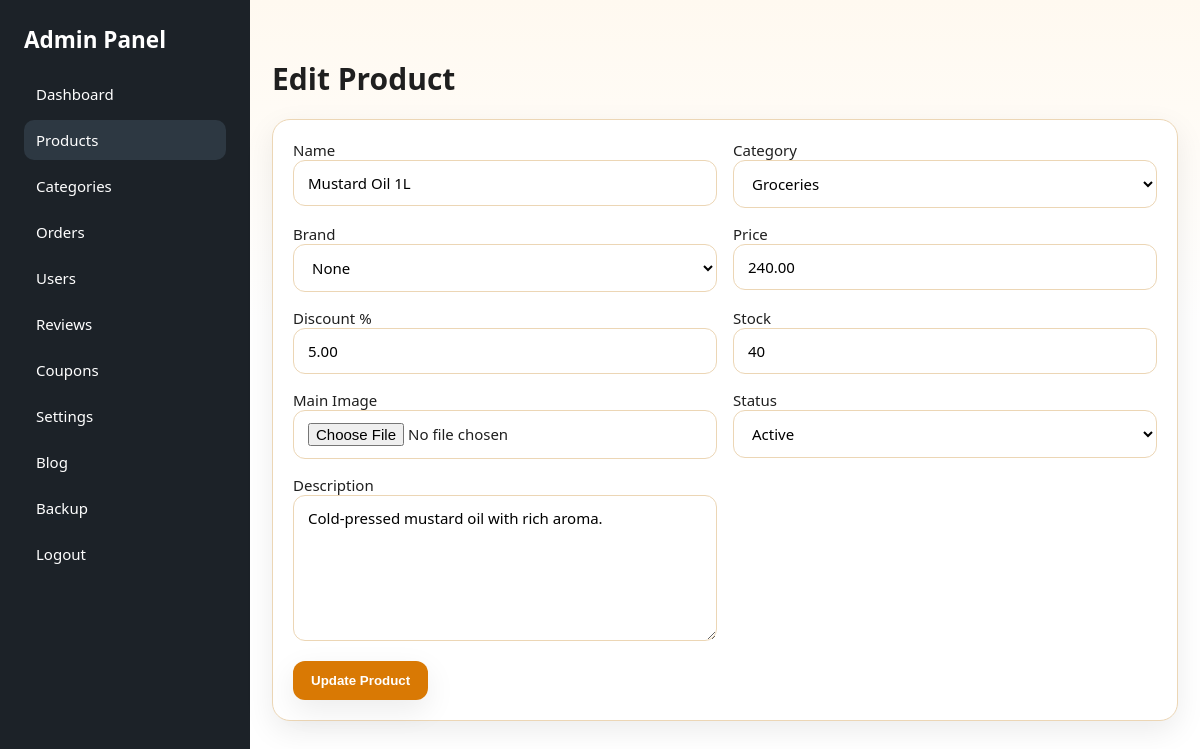
The app's page /admin/edit-product.php?id=2 (signed in) with its own data.
### tables this page shows
CREATE TABLE IF NOT EXISTS products (
    id INT AUTO_INCREMENT PRIMARY KEY,
    cat_id INT NOT NULL,
    brand_id INT NULL,
    name VARCHAR(190) NOT NULL,
    slug VARCHAR(220) NOT NULL UNIQUE,
    description TEXT NULL,
    price DECIMAL(10,2) NOT NULL DEFAULT 0,
    discount_percent DECIMAL(5,2) NOT NULL DEFAULT 0,
    stock INT NOT NULL DEFAULT 0,
    image VARCHAR(255) NULL,
    gallery TEXT NULL,
    rating_avg DECIMAL(3,2) NOT NULL DEFAULT 0,
    rating_count INT NOT NULL DEFAULT 0,
    status TINYINT(1) NOT NULL DEFAULT 1,
    created_at DATETIME NOT NULL DEFAULT CURRENT_TIMESTAMP
);

CREATE TABLE IF NOT EXISTS categories (
    id INT AUTO_INCREMENT PRIMARY KEY,
    name VARCHAR(120) NOT NULL,
    slug VARCHAR(160) NOT NULL UNIQUE,
    parent_id INT NULL,
    created_at DATETIME NOT NULL DEFAULT CURRENT_TIMESTAMP
);

### includes/functions.php (called while the page is built, shortened)
<?php
function app_config(): array
{
    static $config;
    if ($config === null) {
        $configFile = __DIR__ . '/config.php';
        $config = require $configFile;
    }
    return $config;
}
function db(): PDO
{
    static $pdo;
    if ($pdo instanceof PDO) {
        return $pdo;
    }
    $config = app_config()['db'];
    $dsn = sprintf(
        'mysql:host=%s;port=%s;dbname=%s;charset=%s',
        $config['host'],
        $config['port'],
        $config['database'],
        $config['charset']
    );
    $pdo = new PDO($dsn, $config['username'], $config['password'], [
        PDO::ATTR_ERRMODE => PDO::ERRMODE_EXCEPTION,
        PDO::ATTR_DEFAULT_FETCH_MODE => PDO::FETCH_ASSOC,
        PDO::ATTR_EMULATE_PREPARES => false,
    ]);
    return $pdo;
}
function e(?string $value): string
{
    return htmlspecialchars((string) $value, ENT_QUOTES, 'UTF-8');
}
function all_categories(): array
{
    try {
        return db()->query('SELECT * FROM categories ORDER BY name ASC')->fetchAll();
    } catch (Throwable $e) {
        return [];
    }
}

### admin/edit-product.php (the view, shortened to what this page needs)
<?php
require_once __DIR__ . '/common.php';
$id = (int) ($_GET['id'] ?? 0);
$stmt = db()->prepare('SELECT * FROM products WHERE id = ? LIMIT 1');
$stmt->execute([$id]);
$product = $stmt->fetch();
?>
<h1 style="margin-top:0">Edit Product</h1>
<form method="post" enctype="multipart/form-data" class="admin-card" style="padding:20px">
    <div class="form-grid">
        <div><label>Name</label><input class="form-control" name="name" value="<?= e($product['name']) ?>" required></div>
        <div><label>Category</label><select name="cat_id" required><?php foreach (all_categories() as $category): ?><option value="<?= (int) $category['id'] ?>" <?= (int) $product['cat_id'] === (int) $category['id'] ? 'selected' : '' ?>><?= e($category['name']) ?></option><?php endforeach; ?></select></div>
        <div><label>Brand</label><select name="brand_id"><option value="">None</option></select></div>
        <div><label>Price</label><input class="form-control" type="number" step="0.01" name="price" value="<?= e($product['price']) ?>"></div>
        <div><label>Discount %</label><input class="form-control" type="number" step="0.01" name="discount_percent" value="<?= e($product['discount_percent']) ?>"></div>
        <div><label>Stock</label><input class="form-control" type="number" name="stock" value="<?= e($product['stock']) ?>"></div>
        <div><label>Main Image</label><input class="form-control" type="file" name="image" accept="image/*"></div>
        <div><label>Status</label><select name="status"><option value="1" <?= (int) $product['status'] === 1 ? 'selected' : '' ?>>Active</option></select></div>
        <div><label>Description</label><textarea name="description" rows="6"><?= e($product['description']) ?></textarea></div>
    </div>
    <button class="btn" style="margin-top:16px" type="submit">Update Product</button>
</form>

### assets/css/style.css (style rules this page uses)
* { box-sizing:border-box }
body { margin:0;font-family:"Segoe UI",Tahoma,sans-serif;background:linear-gradient(180deg,#fff9f0 0%,#fff 320px);color:var(--text);font-size:15px }
.search-form input,.form-control,textarea,select { width:100%;padding:12px 14px;border:1px solid var(--border);border-radius:12px;background:#fff;font:inherit }
.search-form button,.btn { border:none;background:var(--primary);color:#fff;padding:12px 18px;border-radius:12px;font-weight:700;cursor:pointer;box-shadow:var(--shadow) }
.card,.product-card,.admin-card { background:var(--surface);border:1px solid var(--border);border-radius:18px;box-shadow:var(--shadow) }
.form-grid { display:grid;grid-template-columns:repeat(2,minmax(0,1fr));gap:16px }

### records on screen
products: name "Mustard Oil 1L", cat_id "Groceries", price "240.00", discount_percent "5.00", stock "40", status "Active", description "Cold-pressed mustard oil with rich aroma."

### other values on screen
$label "Dashboard"
$label "Products"
$label "Categories"
$label "Orders"
$label "Users"
$label "Reviews"
$label "Coupons"
$label "Settings"
$label "Blog"
$label "Backup"
